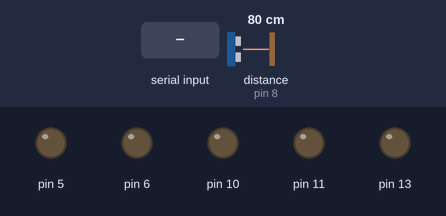
This sketch was run on a simulated Arduino Uno, built with avr-gcc and run on an emulated ATmega328P. Parts: output pins drawn as LEDs (lit = HIGH). Inputs (shaded band) come from the test bench; at power-on: distance to the obstacle (sensor on pin 8) 80 cm. The echo pulse lasts 58.3 µs per cm.

Above: at 1.2 s.
1.3 s: "1" received over Serial
At 2.3 s:
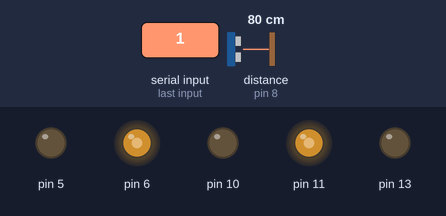
2.8 s: distance to the obstacle (sensor on pin 8) set to 17 cm
4.3 s: distance to the obstacle (sensor on pin 8) set to 14 cm
At 4.6 s:
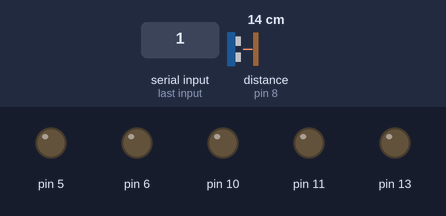
5.8 s: "0" received over Serial
Timing chart, 0 to 8.3 s (numbered marks = the images above; inputs shaded):
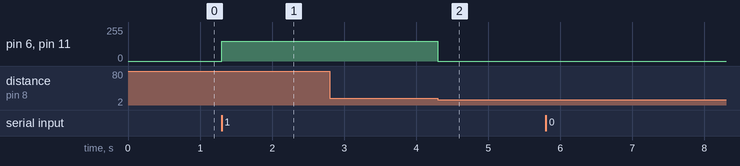

Measured:
- the behaviour switches between 16 and 15 cm on distance to the obstacle (sensor on pin 8) (found by bisection; images 1 and 2)
- after the input at 1.3 s, pin 6, pin 11: 0/255 → 150/255 at once
- after the input at 2.8 s, every drawn part: stays the same
- after the input at 4.3 s, pin 6, pin 11: 150/255 → 0/255 at once

The sketch:

webcar.ino
```cpp
#include <NewPing.h>

#define TRIGGER_PIN  9  // Arduino pin tied to trigger pin on the ultrasonic sensor.
#define ECHO_PIN     8  // Arduino pin tied to echo pin on the ultrasonic sensor.
#define MAX_DISTANCE 20 // Maximum distance we want to ping for (in centimeters). Maximum sensor distance is rated at 400-500cm.

NewPing sonar(TRIGGER_PIN, ECHO_PIN, MAX_DISTANCE); // NewPing setup of pins and maximum distance.

#define max_speed  150

bool action = false;
int dist = 100;

void setup() {
  Serial.begin(115200);
  pinMode(5, OUTPUT);
  pinMode(6, OUTPUT);
  pinMode(10, OUTPUT);
  pinMode(11, OUTPUT);
  pinMode(13, OUTPUT);
  Stop();
}

void Forward(int a, int b) {
  digitalWrite(5, LOW);
  analogWrite(6, b);
  digitalWrite(10, LOW);
  analogWrite(11, a);
}

void Backward() {
  digitalWrite(5, HIGH);
  digitalWrite(6, LOW);
  digitalWrite(10, HIGH);
  digitalWrite(11, LOW);
}

void Stop() {
  digitalWrite(5, LOW);
  digitalWrite(6, LOW);
  digitalWrite(10, LOW);
  digitalWrite(11, LOW);
}

void loop() {
  dist = sonar.ping_cm();

  if (action == false || (0 < dist && dist <= 15)) {
    Stop();
  }

  if (Serial.available()) {
    action = true;
    int cmd = Serial.read();

    if (cmd == 'm') {
      Stop();
      delay(1000);
      action = false;
    }

    else if (cmd >= 0 && cmd < 50) {
      int speed_pwm = map(cmd, 0, 49, 0, max_speed); //位置轉換成左輪速度      越中間速度越快
      Forward(speed_pwm, max_speed);

    }
    else if (cmd >= 50 && cmd <= 100) {
      int speed_pwm = map(cmd, 100, 50, 0, max_speed); //位置轉換成右輪速度     越中間速度越快
      Forward(max_speed, speed_pwm);
    }


    //delay(5);
  }

}
```
